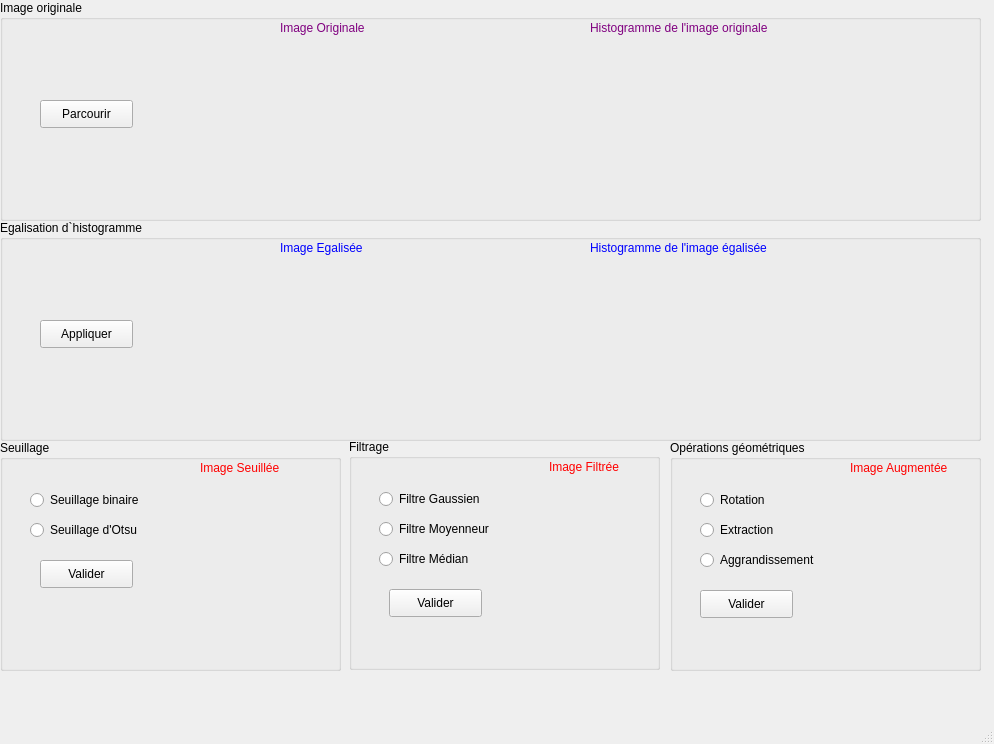
<?xml version="1.0" encoding="UTF-8"?>
<ui version="4.0">
 <class>MainWindow</class>
 <widget class="QMainWindow" name="MainWindow">
  <property name="geometry">
   <rect>
    <x>0</x>
    <y>0</y>
    <width>994</width>
    <height>744</height>
   </rect>
  </property>
  <property name="windowTitle">
   <string>MainWindow</string>
  </property>
  <widget class="QWidget" name="centralwidget">
   <widget class="QGroupBox" name="groupBox_2">
    <property name="geometry">
     <rect>
      <x>0</x>
      <y>220</y>
      <width>981</width>
      <height>221</height>
     </rect>
    </property>
    <property name="title">
     <string>Egalisation d`histogramme</string>
    </property>
    <widget class="QPushButton" name="Apply">
     <property name="geometry">
      <rect>
       <x>40</x>
       <y>100</y>
       <width>93</width>
       <height>28</height>
      </rect>
     </property>
     <property name="text">
      <string>Appliquer</string>
     </property>
    </widget>
    <widget class="QLabel" name="label_5">
     <property name="geometry">
      <rect>
       <x>280</x>
       <y>20</y>
       <width>101</width>
       <height>16</height>
      </rect>
     </property>
     <property name="styleSheet">
      <string notr="true">color: blue</string>
     </property>
     <property name="text">
      <string>Image Egalisée</string>
     </property>
    </widget>
    <widget class="QLabel" name="label_6">
     <property name="geometry">
      <rect>
       <x>590</x>
       <y>20</y>
       <width>201</width>
       <height>16</height>
      </rect>
     </property>
     <property name="styleSheet">
      <string notr="true">color:blue

</string>
     </property>
     <property name="text">
      <string>Histogramme de l'image égalisée</string>
     </property>
    </widget>
    <widget class="QLabel" name="EqualizedImg">
     <property name="geometry">
      <rect>
       <x>244</x>
       <y>49</y>
       <width>161</width>
       <height>151</height>
      </rect>
     </property>
     <property name="text">
      <string/>
     </property>
    </widget>
    <widget class="QLabel" name="EqualizedHist">
     <property name="geometry">
      <rect>
       <x>464</x>
       <y>49</y>
       <width>461</width>
       <height>151</height>
      </rect>
     </property>
     <property name="text">
      <string/>
     </property>
    </widget>
   </widget>
   <widget class="QGroupBox" name="groupBox_3">
    <property name="geometry">
     <rect>
      <x>0</x>
      <y>440</y>
      <width>341</width>
      <height>231</height>
     </rect>
    </property>
    <property name="title">
     <string>Seuillage</string>
    </property>
    <widget class="QPushButton" name="Validate_1">
     <property name="geometry">
      <rect>
       <x>40</x>
       <y>120</y>
       <width>93</width>
       <height>28</height>
      </rect>
     </property>
     <property name="text">
      <string>Valider</string>
     </property>
    </widget>
    <widget class="QRadioButton" name="Binary">
     <property name="geometry">
      <rect>
       <x>30</x>
       <y>50</y>
       <width>121</width>
       <height>20</height>
      </rect>
     </property>
     <property name="text">
      <string>Seuillage binaire</string>
     </property>
    </widget>
    <widget class="QRadioButton" name="Otsu">
     <property name="geometry">
      <rect>
       <x>30</x>
       <y>80</y>
       <width>131</width>
       <height>20</height>
      </rect>
     </property>
     <property name="text">
      <string>Seuillage d'Otsu</string>
     </property>
    </widget>
    <widget class="QLabel" name="label_7">
     <property name="geometry">
      <rect>
       <x>200</x>
       <y>20</y>
       <width>91</width>
       <height>16</height>
      </rect>
     </property>
     <property name="styleSheet">
      <string notr="true">color: red

</string>
     </property>
     <property name="text">
      <string>Image Seuillée</string>
     </property>
    </widget>
    <widget class="QLabel" name="ThresholdingImg">
     <property name="geometry">
      <rect>
       <x>164</x>
       <y>45</y>
       <width>161</width>
       <height>151</height>
      </rect>
     </property>
     <property name="text">
      <string/>
     </property>
    </widget>
    <widget class="QLabel" name="label_13">
     <property name="geometry">
      <rect>
       <x>170</x>
       <y>55</y>
       <width>151</width>
       <height>141</height>
      </rect>
     </property>
     <property name="text">
      <string/>
     </property>
    </widget>
   </widget>
   <widget class="QGroupBox" name="groupBox">
    <property name="geometry">
     <rect>
      <x>0</x>
      <y>0</y>
      <width>981</width>
      <height>221</height>
     </rect>
    </property>
    <property name="title">
     <string>Image originale</string>
    </property>
    <widget class="QLabel" name="label">
     <property name="geometry">
      <rect>
       <x>280</x>
       <y>20</y>
       <width>101</width>
       <height>16</height>
      </rect>
     </property>
     <property name="styleSheet">
      <string notr="true">color: purple;</string>
     </property>
     <property name="text">
      <string>Image Originale</string>
     </property>
    </widget>
    <widget class="QLabel" name="label_2">
     <property name="geometry">
      <rect>
       <x>590</x>
       <y>20</y>
       <width>201</width>
       <height>16</height>
      </rect>
     </property>
     <property name="styleSheet">
      <string notr="true">color: purple;</string>
     </property>
     <property name="text">
      <string>Histogramme de l'image originale</string>
     </property>
    </widget>
    <widget class="QLabel" name="OriginalImg">
     <property name="geometry">
      <rect>
       <x>240</x>
       <y>50</y>
       <width>171</width>
       <height>151</height>
      </rect>
     </property>
     <property name="text">
      <string/>
     </property>
    </widget>
    <widget class="QLabel" name="OriginalHist">
     <property name="geometry">
      <rect>
       <x>460</x>
       <y>50</y>
       <width>461</width>
       <height>151</height>
      </rect>
     </property>
     <property name="text">
      <string/>
     </property>
    </widget>
    <widget class="QPushButton" name="Browse">
     <property name="geometry">
      <rect>
       <x>40</x>
       <y>100</y>
       <width>93</width>
       <height>28</height>
      </rect>
     </property>
     <property name="text">
      <string>Parcourir</string>
     </property>
    </widget>
   </widget>
   <widget class="QGroupBox" name="groupBox_4">
    <property name="geometry">
     <rect>
      <x>349</x>
      <y>439</y>
      <width>311</width>
      <height>231</height>
     </rect>
    </property>
    <property name="title">
     <string>Filtrage</string>
    </property>
    <widget class="QLabel" name="label_11">
     <property name="geometry">
      <rect>
       <x>200</x>
       <y>20</y>
       <width>81</width>
       <height>16</height>
      </rect>
     </property>
     <property name="styleSheet">
      <string notr="true">color:red</string>
     </property>
     <property name="text">
      <string>Image Filtrée</string>
     </property>
    </widget>
    <widget class="QRadioButton" name="Gaussian">
     <property name="geometry">
      <rect>
       <x>30</x>
       <y>50</y>
       <width>111</width>
       <height>20</height>
      </rect>
     </property>
     <property name="text">
      <string>Filtre Gaussien</string>
     </property>
    </widget>
    <widget class="QRadioButton" name="Mean">
     <property name="geometry">
      <rect>
       <x>30</x>
       <y>80</y>
       <width>131</width>
       <height>20</height>
      </rect>
     </property>
     <property name="text">
      <string>Filtre Moyenneur</string>
     </property>
    </widget>
    <widget class="QPushButton" name="Validate_2">
     <property name="geometry">
      <rect>
       <x>40</x>
       <y>150</y>
       <width>93</width>
       <height>28</height>
      </rect>
     </property>
     <property name="text">
      <string>Valider</string>
     </property>
    </widget>
    <widget class="QRadioButton" name="Median">
     <property name="geometry">
      <rect>
       <x>30</x>
       <y>110</y>
       <width>101</width>
       <height>20</height>
      </rect>
     </property>
     <property name="text">
      <string>Filtre Médian</string>
     </property>
    </widget>
    <widget class="QLabel" name="FilteredImg">
     <property name="geometry">
      <rect>
       <x>154</x>
       <y>45</y>
       <width>141</width>
       <height>161</height>
      </rect>
     </property>
     <property name="text">
      <string/>
     </property>
    </widget>
   </widget>
   <widget class="QGroupBox" name="groupBox_5">
    <property name="geometry">
     <rect>
      <x>670</x>
      <y>440</y>
      <width>311</width>
      <height>231</height>
     </rect>
    </property>
    <property name="title">
     <string>Opérations géométriques</string>
    </property>
    <widget class="QRadioButton" name="Rotation">
     <property name="geometry">
      <rect>
       <x>30</x>
       <y>50</y>
       <width>95</width>
       <height>20</height>
      </rect>
     </property>
     <property name="text">
      <string>Rotation</string>
     </property>
    </widget>
    <widget class="QRadioButton" name="Extraction">
     <property name="geometry">
      <rect>
       <x>30</x>
       <y>80</y>
       <width>95</width>
       <height>20</height>
      </rect>
     </property>
     <property name="text">
      <string>Extraction</string>
     </property>
    </widget>
    <widget class="QRadioButton" name="Zoom">
     <property name="geometry">
      <rect>
       <x>30</x>
       <y>110</y>
       <width>131</width>
       <height>20</height>
      </rect>
     </property>
     <property name="text">
      <string>Aggrandissement</string>
     </property>
    </widget>
    <widget class="QPushButton" name="Validate_3">
     <property name="geometry">
      <rect>
       <x>30</x>
       <y>150</y>
       <width>93</width>
       <height>28</height>
      </rect>
     </property>
     <property name="text">
      <string>Valider</string>
     </property>
    </widget>
    <widget class="QLabel" name="label_12">
     <property name="geometry">
      <rect>
       <x>180</x>
       <y>20</y>
       <width>111</width>
       <height>16</height>
      </rect>
     </property>
     <property name="styleSheet">
      <string notr="true">color:red

</string>
     </property>
     <property name="text">
      <string>Image Augmentée</string>
     </property>
    </widget>
    <widget class="QLabel" name="AugmentedImg">
     <property name="geometry">
      <rect>
       <x>160</x>
       <y>45</y>
       <width>141</width>
       <height>161</height>
      </rect>
     </property>
     <property name="text">
      <string/>
     </property>
    </widget>
   </widget>
  </widget>
  <widget class="QMenuBar" name="menubar">
   <property name="geometry">
    <rect>
     <x>0</x>
     <y>0</y>
     <width>994</width>
     <height>36</height>
    </rect>
   </property>
  </widget>
  <widget class="QStatusBar" name="statusbar"/>
 </widget>
 <resources/>
 <connections/>
</ui>
